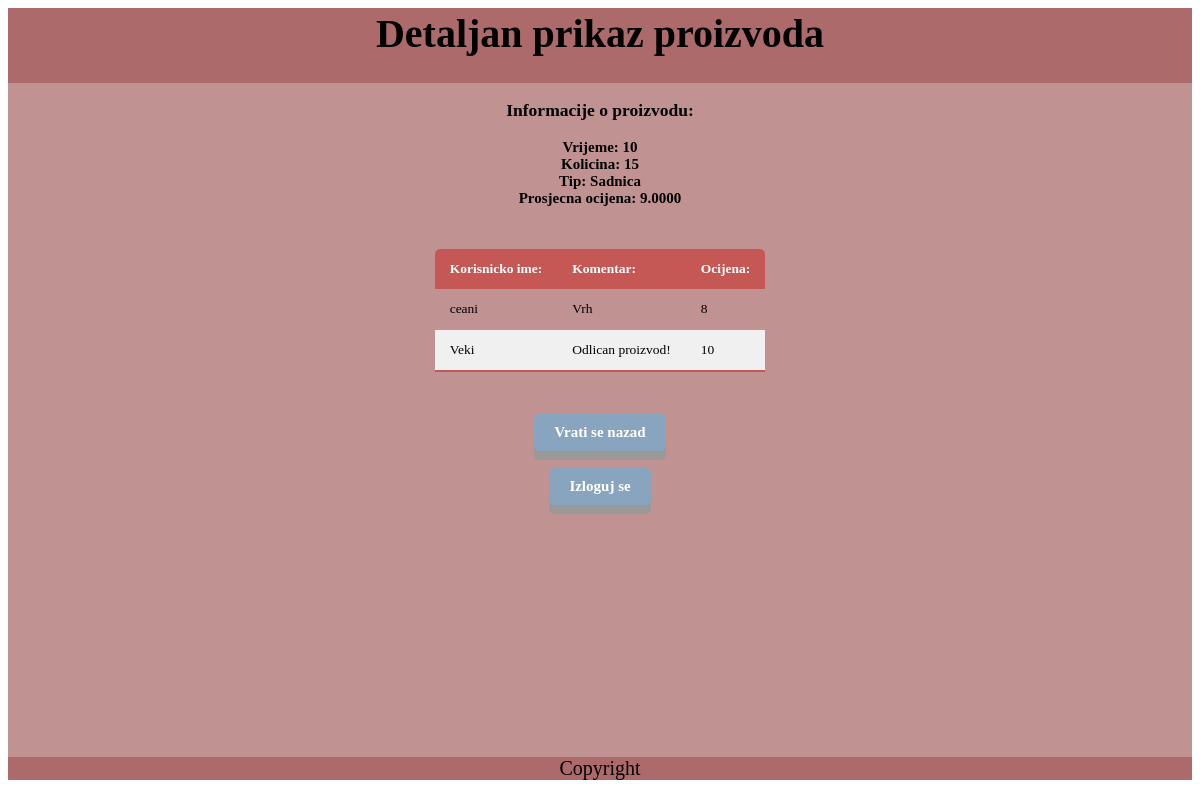
Page /WebAppForFarmers/ProizvodPrik.php?id=6 on the committed database.
### tables this page shows
CREATE TABLE IF NOT EXISTS `proizvod` (
  `idProiz` int(11) NOT NULL AUTO_INCREMENT,
  `usernameProiz` varchar(30) NOT NULL,
  `naziv` varchar(30) NOT NULL,
  `proizvodjac` varchar(30) NOT NULL,
  `vrijeme` int(11) NOT NULL,
  `tip` varchar(1) NOT NULL,
  `kolicina` int(11) NOT NULL,
  `cijena` int(11) NOT NULL,
  PRIMARY KEY (`idProiz`),
  KEY `tip` (`tip`),
  KEY `usernameProiz` (`usernameProiz`),
  KEY `proizvodjac` (`proizvodjac`)
);

CREATE TABLE IF NOT EXISTS `komentari` (
  `idProizv` int(11) NOT NULL,
  `komentarisao` varchar(30) NOT NULL,
  `komentar` varchar(200) NOT NULL,
  `ocijena` int(11) NOT NULL,
  KEY `idProizv` (`idProizv`,`komentarisao`),
  KEY `komentarisao` (`komentarisao`)
);

### WebAppForFarmers/Konekcija.php (called while the page is built, shortened)
<?php
    class Konekcija
    {
        private $veza;
        public function __construct($DB_HOST, $DB_USER, $DB_PASS, $DB_BASE)
        {
            $this->veza = mysqli_connect($DB_HOST, $DB_USER, $DB_PASS, $DB_BASE)
                        or die("Neuspjesna konekcija: ".mysqli_connect.error());
        }
        public function getVeza()
        {
            return $this->veza;
        }
    }
?>

### WebAppForFarmers/ProizvodPrik.php (the view, shortened to what this page needs)
<html>
<head>
<link rel="stylesheet" type = 'text/css' href="stil.css">
</head>
<body>
<div id='header'>
    Detaljan prikaz proizvoda
</div>
<div id='menu'>
<?php
    require_once('Konekcija.php');
    $konekcija = new Konekcija(DB_HOST, DB_USER, DB_PASS, DB_NAME);
    $up1 = "SELECT * FROM proizvod WHERE idProiz = ".$_GET['id'];
    $rez1 = mysqli_query($konekcija->getVeza(), $up1)
            or die("Neuspjesan upit: ".$rez1);
    $re1 = mysqli_fetch_array($rez1);
    $upit1 = "SELECT AVG(ocijena) AS avg FROM komentari WHERE idProizv=".$_GET['id'];
    $rezultat1 = mysqli_query($konekcija->getVeza(), $upit1)
                or die("Neuspjesan upit: ".$upit1);
    $red1 = mysqli_fetch_assoc($rezultat1);
    $upit = "SELECT * FROM komentari WHERE idProizv = ".$_GET['id'];
    $rezultat = mysqli_query($konekcija->getVeza(), $upit)
                or die("Neuspjesan upit: ".$upit);
    echo "<h3>Informacije o proizvodu:</h3>";
    if(mysqli_num_rows($rez1) > 0)
    {
        echo "
                    Vrijeme: ".$re1['vrijeme']."<br/>
                    Kolicina: ".$re1['kolicina']."<br/>
                    Tip: ";
                    if($re1['tip'] == 'S')
                    {
                            echo "
                            Sadnica<br/>";
                    }else
                    {
                        echo "Preparat<br/>";
                    }
                   echo " Prosjecna ocijena: ".$red1['avg']."<br/><br/>
                            ";
    }
    if(mysqli_num_rows($rezultat) > 0)
    {
        echo "
            <center>
            <table class = 'tabela'>
            <thead>
                <tr>
                    <td>Korisnicko ime:</td>
                    <td>Komentar:</td>
                    <td>Ocijena:</td>
                </tr></thead><tbody>";
    }
    while($red = mysqli_fetch_array($rezultat))
    {
        echo "
            <tr>
                <td>".$red['komentarisao']."</td>
                <td>".$red['komentar']."</td>
                <td>".$red['ocijena']."</td>
            </tr>
        ";
    }
    if(mysqli_num_rows($rezultat) > 0)
    {
        echo "</tbody>
            </table>
            </center><br/>
        ";
    }
    echo "<a href='Preduzece.php' class='linkovi'>Vrati se nazad</a><br/><br/>
    <a href='Logout.php' class='linkovi'>Izloguj se</a>";
?>
</div>
<div id='footer'>
    Copyright
</div>
</body>
</html>

### WebAppForFarmers/stil.css (style rules this page uses)
#header { background: #ac6a6a; font-size: 40px; padding: 2px; height: 9%; text-align: center; overflow: auto; font-family: Brush Script MT, Brush Script Std, cursive; font-weight: bold; }
#menu { display: inline-block; background: #c09292; text-align: center; font-family: Georgia, serif; width: 100%; height: 86%; font-size: 15px; overflow: auto; font-weight: bold; }
#footer { background: #ac6a6a; overflow: auto; font-family:Brush Script MT, Brush Script Std, cursive; height: 3%; font-size: 20px; text-align: center; }
.tabela { border-collapse: collapse; margin: 25px 0; font-size: 0.9em; min-width: 200px; border-radius: 5px 5px 0 0; overflow: hidden; }
.tabela thead tr { background-color: #c55854; color: #ffffff; text-align: left; font-weight: bold; }
.tabela th, .tabela td { padding: 12px 15px; }
.tabela tbody tr { border-bottom: 1px solid #c09292; }
.tabela tbody tr:nth-of-type(even) { background-color: #f0f0f0; }
.tabela tbody tr:last-of-type { border-bottom: 2px solid #c55854; }
a.linkovi { display: inline-block; padding: 10px 20px; font-size: 15px; cursor: pointer; text-align: center; text-decoration: none; outline: none; color: #fff; background-color: #88a4be; border: none; border-radius: 5px; box-shadow: 0 9px #999; }
a { color: white; text-decoration: none; }

### rows in the picture
proizvod: vrijeme "10", kolicina "15"
komentari: komentarisao "ceani", komentar "Vrh", ocijena "8"
komentari: komentarisao "Veki", komentar "Odlican proizvod!", ocijena "10"

### other values in the picture
$red1['avg'] "9.0000"
